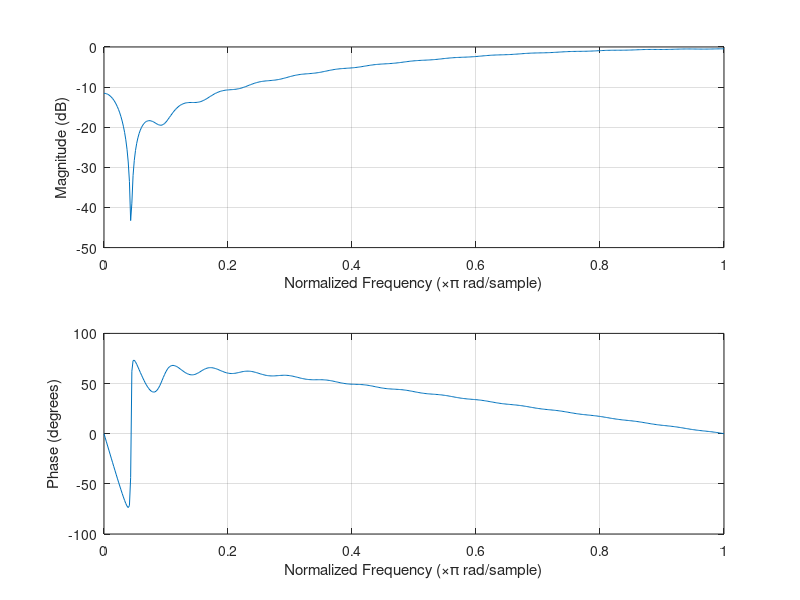
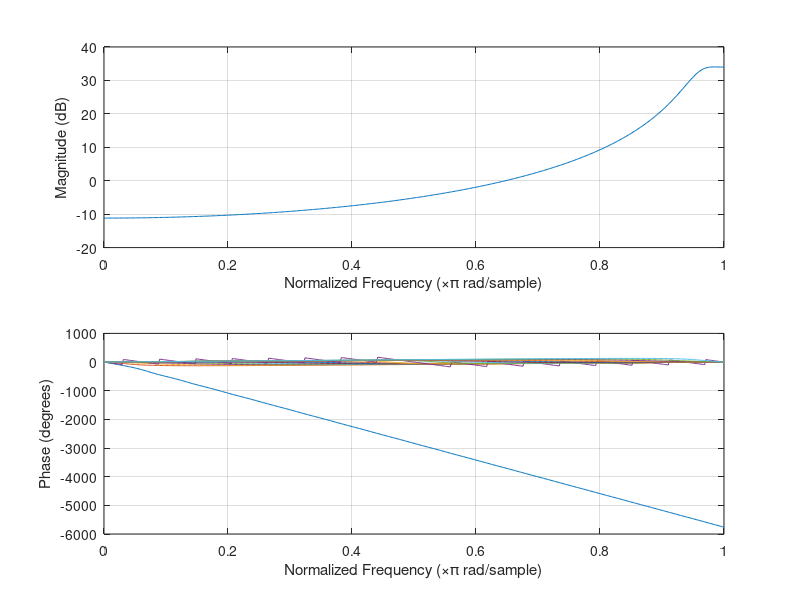
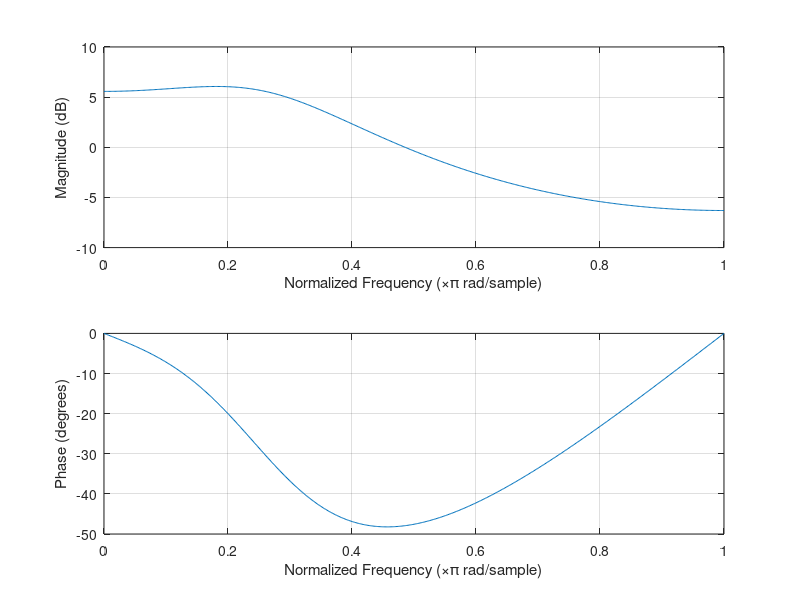
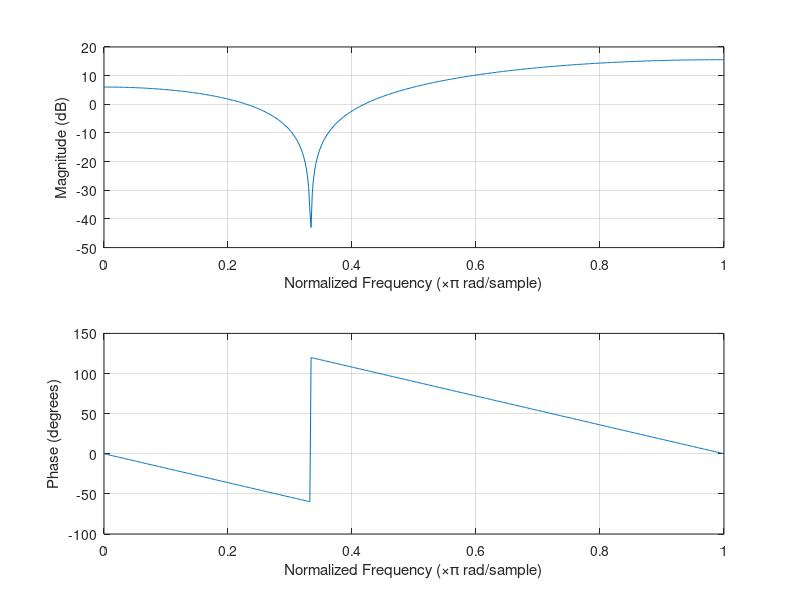

Source code (MATLAB) for these figures, in order:
if exist('recording_test.mat', 'file') == 2         
    load('recording_test.mat', 'audioRaw') % Update with your student ID
else
    "File Not Found!"
end
%%


% m = from 0 to 0.2886
m = 0.2888/100*20
% zero pair coordinates
x = 1-m;
y = m*sqrt(3);

b1 = [1, -2*x, (x^2 + y^2)] * 0.5; % b is top side (zero)
a1 = [1, -1]; % fixed pole
h1 = impz(b1,a1);

figure;
freqz(h1)

audioWah = filter(b1, a1, audioRaw);

sound(audioWah, 48000); % Play audio from vector

%%%%%
%% 

pt1x = linspace(1,-0.9,20);
pt11y = linspace(0,0.9,10);
pt12y = linspace(1,0.1,10);

xVec = pt1x;
yVec = [pt11y, pt12y];

aVec = [zeros(20,1) zeros(20,1) zeros(20,1)];
b1 = [1 0 0];

audioEff = zeros(240000,20);


figure;
for i = 1:20
    hold on
    aVec(i,:) = [1, -2*xVec(i), (xVec(i)^2 + yVec(i)^2)];
    tfunc = impz(b1, aVec(i,:));
    freqz(tfunc)

    audioEff(:,i) = filter(b1,aVec(i,:),audioRaw);
end
hold off

audioFin = zeros(240000,1);

for i = 0:19
    pos1 = i*12000 + 1;
    pos2 = (i+1)*12000;

    audioFin(pos1 : pos2) = audioEff(pos1 : pos2, i+1);
end
%%
yRange = [ linspace(0,0.5,10) , linspace(0.5,0,10)];
xRange = [ linspace(0, sqrt(3)/2, 10), linspace(sqrt(3)/2, 0, 10)];

a2 = [1, -2*xRange(5), (xRange(5)^2 + xRange(5)^2)]
b2 = [1, 0, 0]
tf2 = impz(b2, a2);
figure;
freqz(tf2)



%%

% zero pair coordinates
position = 60; % degrees

posRads = position/360*2*pi;
y = sin(posRads);
x = cos(posRads);

b1 = [1, -2*x, (x^2 + y^2)] * 2; % b is top side (zero)
a1 = [1,0,0]; % fixed pole
h1 = impz(b1,a1);

figure;
freqz(h1)

audioWah = filter(b1, a1, audioRaw);

sound(audioWah, 48000); % Play audio from vector


%%
n = 250;
% position = linspace(13,29,n)
position = linspace(13,30,n)

k = [40,25,19,15,11,8,6,4,2,1]

audioComb = zeros(240000,n);
audioOut = zeros(240000,1);

% figure;
a = zeros(n,13);
b = zeros(n,13);

for i = 1:n
    % posRads = position(i)/360*2*pi;
    % y = sin(posRads);
    % x = cos(posRads);

    wcNorm = [position(i) - 5,position(i)]./360.*2;



    % a1 = 1;
    [b1,a1] = butter(6, wcNorm, "bandpass");
    b1 = b1*4*2;
    % b1 = fir1(100, wcNorm, 'low', hann(101));
    % b1 = [1, -2*x, (x^2 + y^2)] / k(i); % b is top side (zero)
    % a1 = [1,0,0]; % fixed pole

    a(i,:) = a1;
    b(i,:) = b1;
    % h1 = impz(b1,a1);
    % hold on
    % freqz(h1)

    audioComb(:,i) = filter(b1, a1, audioRaw);
end
% hold off

% sound(audioComb(:,10), 48000);

portions = 1600; % smaller for a slower rotation effect
partSize = 240000/portions;
selector = 1;
adder = 1;
for i = 0:(portions-1)
    
    pos1 = i*partSize + 1;
    pos2 = (i+1)*partSize;

    audioOut(pos1 : pos2) = audioComb(pos1 : pos2, selector);

    if(selector >= n || selector == 1 && i ~= 0)
        adder = adder*(-1);
    end
    selector = selector + adder;
end


% sound(audioOut, 48000);
% sound(audioOut + audioRaw/2, 48000)




%%
sound(audioComb(:,4), 48000)
%%

% zero pair coordinates
position = 30; % degrees

posRads = position/360*2*pi;
y = sin(posRads);
x = cos(posRads);
% b1 = [1, -2*x, (x^2 + y^2)]; % b is top side (zero)
% a1 = [1, -0, 0]; % fixed pole

% b1 = fir1(100, 0.1, 'low', hann(101))
[b1,a1] = butter(6, [0.3, 0.33], "bandpass");
b1 = b1*3;
h1 = impz(b1,a1);



figure;
freqz(h1)

audioWah = filter(b1, a1, audioRaw);

% sound(audioWah, 48000); % Play audio from vector

%%
sound(audioOut, 48000);

%%
mags = abs(fft(audioRaw));
figure;
plot(mags)

mags2 = abs(fft(audioOut));
figure;
plot(mags2)
ylim([0,3000])

%%
figure;
plot(audioOut)

%%
var = 1; % start cycle from 1
adder = 1; % fixed

x = audioRaw;
y = zeros(240000,1);

for i = 1 : length(y)
    print_var(i) = var;

    out = x(i)*b(var,1);
    for j = 2 : 13 
        index = i - j + 1;
        if(index > 0) % if index within bounds
            out = out + x(index)*b(var,j);
            out = out - y(index)*a(var,j);
        end
    end
    out = out/a(var,1);
    y(i) = out;

    % mod(i,400)

    if(mod(i,150) == 0)

        var = var + adder;
        if(var == n || var == 1)
            adder = adder*(-1);
        end
    end

    % var, adder, i
end

% sound(y,48000)
sound(y + audioRaw/2, 48000)

%%
% converting 4.68169661834813e-08 to fixed point binary
% 1 bit of 0 = integer part
% 23 bits of 0
% 25 bits 0110010010001001111001100 (twos complement)



